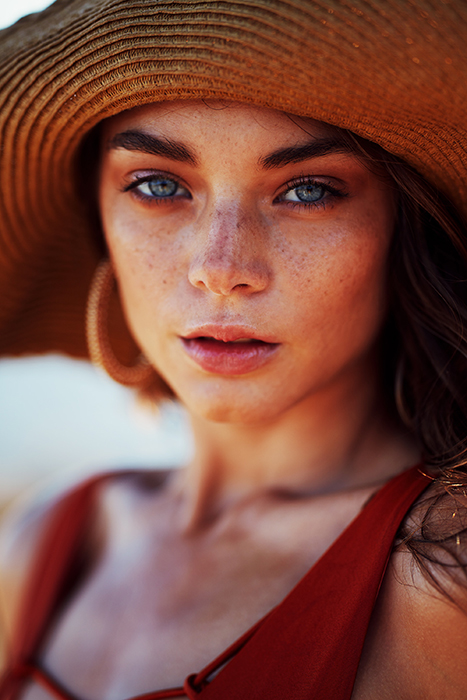
#> input picture Circle Drawing Test.jpg, 467 x 700 px
$ python cd.py
#> lines starting #> are read from the running program, lines starting #| are printed output that depends on the picture; after the words box and inside, x2 and y2 are one past the last pixel; in counts of white or black regions, pixels touching at a corner belong together
from scipy.ndimage import label, generate_binary_structure
from random import randint,choice, triangular
from scipy.integrate import odeint
import numpy as np
import cv2
from tqdm import tqdm
import matplotlib.pyplot as plt
import serial
from numba import jit

class Serial_COM(object):
    def __init__(self,COM='COM4',BAUD= 115200):
        self.serial_port = serial.Serial(COM,BAUD)
    def Send(self, command):
        self.encoded_command = command.encode()
        self.serial_port.write(self.encoded_command)

class Plotter():
    # [7 lines left out: function __init__, not called in this run]
    def GoTo(self,x,y,z=10):
        self.serial_com.Send('G0 F7000 X'+str(x+self.offset_x)+' Y '+str(y+self.offset_y)+' Z '+str(z+self.offset_z)+'\r\n')

    def Home(self):
        self.pen_position = False
        self.serial_com.Send('G28 X\r\n G28 Y\r\n G28 Z\r\nG90\r\n G1 F2000 Z5\r\nG1 F2000 X0 Y64\r\n')
    # [21 lines left out: functions Depth_cali, Spiral_level, not called in this run]


    def pen_up(self):
        self.serial_com.Send('G0 Z 10\r\n')
    def pen_down(self):
        self.serial_com.Send('G0 Z'+str(self.offset_z)+'\r\n')
    # [60 lines left out: functions pen_load, infill, Draw_Raw, Draw_curve, not called in this run]

class Curve(object):
    # [32 lines left out: functions __init__, order_points, not called in this run]
    def __getitem__(self,k):
        return self.points[k]
    def __len__(self):
        return len(self.points)

class Region(object):
    def __init__(self, region):
        self.region_mask = region

    # [19 lines left out: function Compute_Path, not called in this run]
class Point(object):
    def __init__(self, x, y):
        self.x, self.y = x, y
class Gui():
    def __init__(self):
        pass
class Main():
    def __init__(self):
        #self.plotter = Plotter()
        self.curves = []
        self.x_max=1000
        self.y_max=1000

        self.rho = 28.0
        self.sigma = 10.0
        self.beta = 8.0 / 3.0
        self.output = np.zeros((1360,1360))
        self.mask = np.zeros((1360,1360))
        self.circle_drawing_img = cv2.imread("Circle Drawing Test.jpg")
#> self.circle_drawing_img is the input picture: shape (700, 467, 3); mean B, G, R 65.3, 77, 127
        self.Circle_Drawing(self.circle_drawing_img)
        # [6 lines of commented-out code are left out]

    def displacment(self, img, source, sink):
        return -img[source[0], source[1]]/(np.hypot(source-sink))**2
    def Circle_Drawing(self, img):
        self.gray = cv2.cvtColor(img, cv2.COLOR_BGR2GRAY)
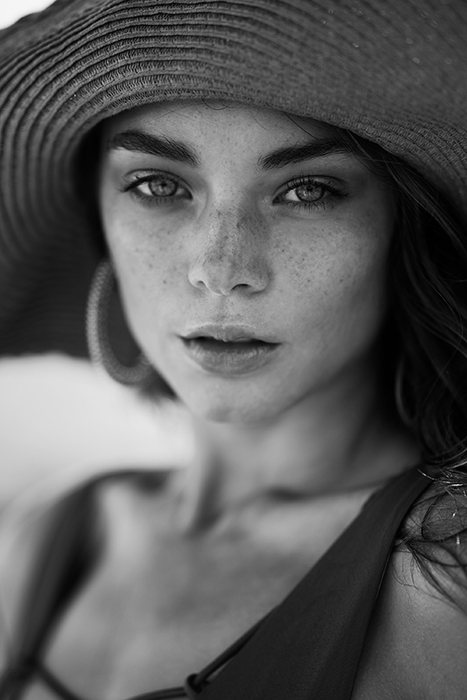
#> self.gray: shape (700, 467); min 0, max 247, mean 90.6
        self.centers = [Point(randint(0,self.gray.shape[0]-1),randint(0,self.gray.shape[1]-1)) for x in tqdm(range(2000))]
        self.point_display = self.gray.copy()
        for self.point in self.centers:
            self.point_display[self.point.x,self.point.y] =255
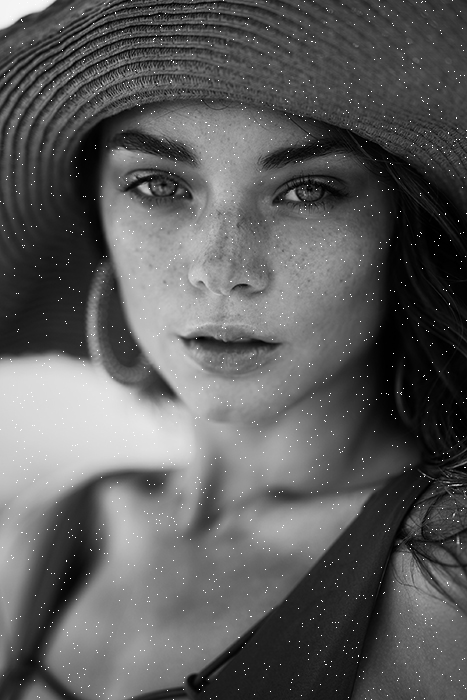
#> self.point_display: shape (700, 467); 0.61% of pixels changed, all inside (x1, y1, x2, y2) = (0, 0, 467, 700)

        cv2.imshow("Grey", self.gray)
        cv2.imshow("Point origins", self.point_display)
        cv2.waitKey(0)


    def Lorenz_operator(self, state, t):
        self.x, self.y, self.z = state  # Unpack the state vector
        return self.sigma * (self.y - self.x), self.x * (self.rho - self.z) - self.y, self.x * self.y - self.beta * self.z
    # [84 lines left out: functions Lorenz_Plot, init_frame_circles, init_frame_img, Arc_Drawing, not called in this run]

if __name__ == "__main__":
    Main()
